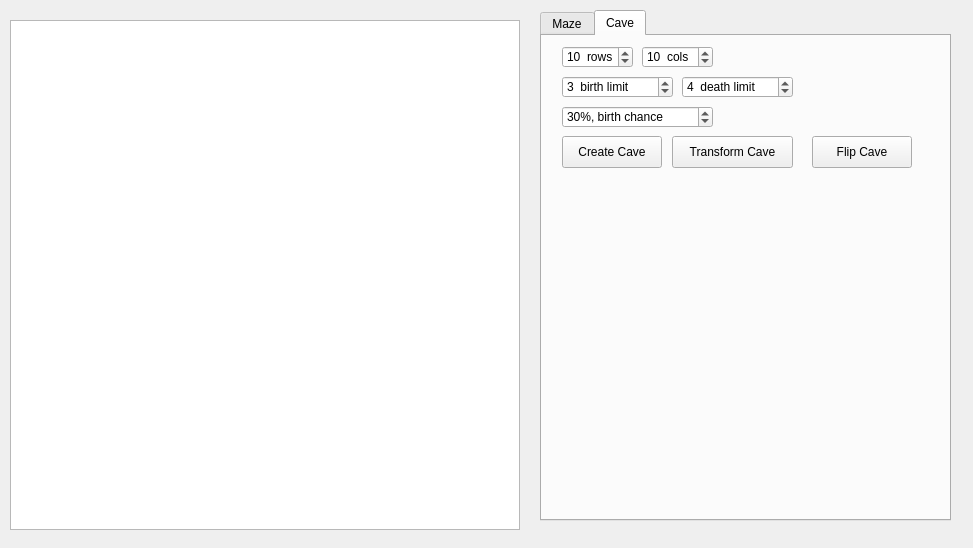
<?xml version="1.0" encoding="UTF-8"?>
<ui version="4.0">
 <class>s21::View</class>
 <widget class="QMainWindow" name="s21::View">
  <property name="geometry">
   <rect>
    <x>0</x>
    <y>0</y>
    <width>973</width>
    <height>548</height>
   </rect>
  </property>
  <property name="windowTitle">
   <string>Maze 'n' Cave</string>
  </property>
  <widget class="QWidget" name="centralwidget">
   <widget class="QTabWidget" name="tabWidget">
    <property name="geometry">
     <rect>
      <x>540</x>
      <y>10</y>
      <width>411</width>
      <height>511</height>
     </rect>
    </property>
    <property name="currentIndex">
     <number>1</number>
    </property>
    <widget class="QWidget" name="maze_tab">
     <attribute name="title">
      <string>Maze</string>
     </attribute>
     <widget class="QPushButton" name="maze_file_button">
      <property name="geometry">
       <rect>
        <x>30</x>
        <y>30</y>
        <width>100</width>
        <height>32</height>
       </rect>
      </property>
      <property name="text">
       <string>Choose file</string>
      </property>
     </widget>
     <widget class="QPushButton" name="draw_maze_button">
      <property name="geometry">
       <rect>
        <x>140</x>
        <y>30</y>
        <width>100</width>
        <height>32</height>
       </rect>
      </property>
      <property name="text">
       <string>Draw maze</string>
      </property>
     </widget>
     <widget class="QPushButton" name="random_maze_button">
      <property name="geometry">
       <rect>
        <x>30</x>
        <y>70</y>
        <width>100</width>
        <height>32</height>
       </rect>
      </property>
      <property name="text">
       <string>Get random</string>
      </property>
     </widget>
     <widget class="QSpinBox" name="maze_rows">
      <property name="geometry">
       <rect>
        <x>40</x>
        <y>130</y>
        <width>42</width>
        <height>22</height>
       </rect>
      </property>
      <property name="minimum">
       <number>1</number>
      </property>
      <property name="maximum">
       <number>100</number>
      </property>
      <property name="value">
       <number>10</number>
      </property>
     </widget>
     <widget class="QSpinBox" name="maze_cols">
      <property name="geometry">
       <rect>
        <x>40</x>
        <y>180</y>
        <width>42</width>
        <height>22</height>
       </rect>
      </property>
      <property name="minimum">
       <number>1</number>
      </property>
      <property name="maximum">
       <number>100</number>
      </property>
      <property name="value">
       <number>10</number>
      </property>
     </widget>
     <widget class="QLabel" name="label">
      <property name="geometry">
       <rect>
        <x>40</x>
        <y>110</y>
        <width>58</width>
        <height>16</height>
       </rect>
      </property>
      <property name="text">
       <string>Rows:</string>
      </property>
     </widget>
     <widget class="QLabel" name="label_2">
      <property name="geometry">
       <rect>
        <x>40</x>
        <y>160</y>
        <width>58</width>
        <height>16</height>
       </rect>
      </property>
      <property name="text">
       <string>Cols:</string>
      </property>
     </widget>
     <widget class="QPushButton" name="draw_answer_button">
      <property name="geometry">
       <rect>
        <x>240</x>
        <y>240</y>
        <width>100</width>
        <height>61</height>
       </rect>
      </property>
      <property name="text">
       <string>Draw Answer</string>
      </property>
     </widget>
     <widget class="QSpinBox" name="x1_spinbox">
      <property name="geometry">
       <rect>
        <x>40</x>
        <y>240</y>
        <width>71</width>
        <height>22</height>
       </rect>
      </property>
      <property name="suffix">
       <string/>
      </property>
      <property name="prefix">
       <string>x1 = </string>
      </property>
      <property name="maximum">
       <number>100</number>
      </property>
      <property name="value">
       <number>0</number>
      </property>
     </widget>
     <widget class="QSpinBox" name="y1_spinbox">
      <property name="geometry">
       <rect>
        <x>40</x>
        <y>280</y>
        <width>71</width>
        <height>22</height>
       </rect>
      </property>
      <property name="suffix">
       <string/>
      </property>
      <property name="prefix">
       <string>y1 = </string>
      </property>
      <property name="maximum">
       <number>100</number>
      </property>
      <property name="value">
       <number>0</number>
      </property>
     </widget>
     <widget class="QSpinBox" name="x2_spinbox">
      <property name="geometry">
       <rect>
        <x>140</x>
        <y>240</y>
        <width>71</width>
        <height>22</height>
       </rect>
      </property>
      <property name="suffix">
       <string/>
      </property>
      <property name="prefix">
       <string>x2 = </string>
      </property>
      <property name="maximum">
       <number>100</number>
      </property>
      <property name="value">
       <number>10</number>
      </property>
     </widget>
     <widget class="QSpinBox" name="y2_spinbox">
      <property name="geometry">
       <rect>
        <x>140</x>
        <y>280</y>
        <width>71</width>
        <height>22</height>
       </rect>
      </property>
      <property name="suffix">
       <string/>
      </property>
      <property name="prefix">
       <string>y2 = </string>
      </property>
      <property name="maximum">
       <number>100</number>
      </property>
      <property name="value">
       <number>10</number>
      </property>
     </widget>
    </widget>
    <widget class="QWidget" name="cave_tab">
     <attribute name="title">
      <string>Cave</string>
     </attribute>
     <widget class="QPushButton" name="transform_cave_button">
      <property name="geometry">
       <rect>
        <x>130</x>
        <y>100</y>
        <width>121</width>
        <height>32</height>
       </rect>
      </property>
      <property name="text">
       <string>Transform Cave</string>
      </property>
     </widget>
     <widget class="QPushButton" name="create_cave_button">
      <property name="geometry">
       <rect>
        <x>20</x>
        <y>100</y>
        <width>100</width>
        <height>32</height>
       </rect>
      </property>
      <property name="text">
       <string>Create Cave</string>
      </property>
     </widget>
     <widget class="QSpinBox" name="rows_spinbox">
      <property name="geometry">
       <rect>
        <x>20</x>
        <y>10</y>
        <width>71</width>
        <height>22</height>
       </rect>
      </property>
      <property name="suffix">
       <string>  rows</string>
      </property>
      <property name="maximum">
       <number>100</number>
      </property>
      <property name="value">
       <number>10</number>
      </property>
     </widget>
     <widget class="QSpinBox" name="cols_spinbox">
      <property name="geometry">
       <rect>
        <x>100</x>
        <y>10</y>
        <width>71</width>
        <height>22</height>
       </rect>
      </property>
      <property name="suffix">
       <string>  cols</string>
      </property>
      <property name="maximum">
       <number>100</number>
      </property>
      <property name="value">
       <number>10</number>
      </property>
     </widget>
     <widget class="QSpinBox" name="death_spinbox">
      <property name="geometry">
       <rect>
        <x>140</x>
        <y>40</y>
        <width>111</width>
        <height>22</height>
       </rect>
      </property>
      <property name="suffix">
       <string>  death limit</string>
      </property>
      <property name="maximum">
       <number>7</number>
      </property>
      <property name="value">
       <number>4</number>
      </property>
     </widget>
     <widget class="QSpinBox" name="birth_spinbox">
      <property name="geometry">
       <rect>
        <x>20</x>
        <y>40</y>
        <width>111</width>
        <height>22</height>
       </rect>
      </property>
      <property name="suffix">
       <string>  birth limit</string>
      </property>
      <property name="maximum">
       <number>7</number>
      </property>
      <property name="value">
       <number>3</number>
      </property>
     </widget>
     <widget class="QSpinBox" name="birth_chance_spinbox">
      <property name="geometry">
       <rect>
        <x>20</x>
        <y>70</y>
        <width>151</width>
        <height>22</height>
       </rect>
      </property>
      <property name="suffix">
       <string>%, birth chance</string>
      </property>
      <property name="minimum">
       <number>1</number>
      </property>
      <property name="maximum">
       <number>100</number>
      </property>
      <property name="singleStep">
       <number>5</number>
      </property>
      <property name="value">
       <number>30</number>
      </property>
     </widget>
     <widget class="QPushButton" name="flip_cave_button">
      <property name="geometry">
       <rect>
        <x>270</x>
        <y>100</y>
        <width>100</width>
        <height>32</height>
       </rect>
      </property>
      <property name="text">
       <string>Flip Cave</string>
      </property>
     </widget>
    </widget>
   </widget>
   <widget class="QGraphicsView" name="draw_area">
    <property name="geometry">
     <rect>
      <x>10</x>
      <y>20</y>
      <width>510</width>
      <height>510</height>
     </rect>
    </property>
   </widget>
  </widget>
 </widget>
 <resources/>
 <connections/>
</ui>
